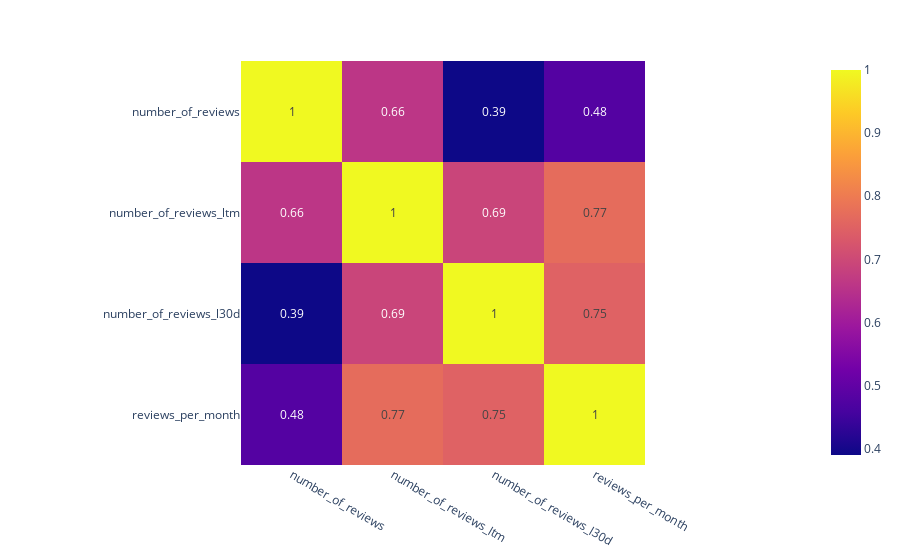

Source (notebook cell):
### Markdown cell above
Now **Reviews attributes:**

number_of_reviews
number_of_reviews_ltm
number_of_reviews_l30d
reviews_per_month

### Code cell
corrmat = df_listings[['number_of_reviews',\
                        'number_of_reviews_ltm',\
                        'number_of_reviews_l30d',\
                        'reviews_per_month']].corr()

fig = px.imshow(corrmat.round(2), 
            text_auto=True
            );
fig.show()

### Figure 1 — Plotly figure (JSON) as saved in the notebook; plotly's stock layout.template omitted (floating-point values rounded to 4 significant figures)
{"data": [{"coloraxis": "coloraxis", "hovertemplate": "x: %{x}<br>y: %{y}<br>color: %{z}<extra></extra>", "name": "0", "texttemplate": "%{z}", "type": "heatmap", "x": ["number_of_reviews", "number_of_reviews_ltm", "number_of_reviews_l30d", "reviews_per_month"], "xaxis": "x", "y": ["number_of_reviews", "number_of_reviews_ltm", "number_of_reviews_l30d", "reviews_per_month"], "yaxis": "y", "z": [[1, 0.66, 0.39, 0.48], [0.66, 1, 0.69, 0.77], [0.39, 0.69, 1, 0.75], [0.48, 0.77, 0.75, 1]]}], "layout": {"coloraxis": {"colorscale": [[0, "#0d0887"], [0.1111, "#46039f"], [0.2222, "#7201a8"], [0.3333, "#9c179e"], [0.4444, "#bd3786"], [0.5556, "#d8576b"], [0.6667, "#ed7953"], [0.7778, "#fb9f3a"], [0.8889, "#fdca26"], [1, "#f0f921"]]}, "margin": {"t": 60}, "xaxis": {"anchor": "y", "constrain": "domain", "domain": [0, 1], "scaleanchor": "y"}, "yaxis": {"anchor": "x", "autorange": "reversed", "constrain": "domain", "domain": [0, 1]}}}
